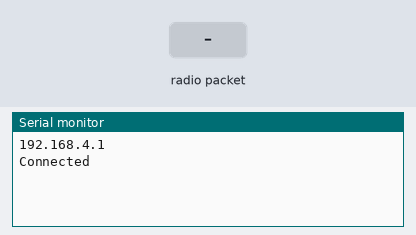
Simulated run of this program. Board: ESP32-S3. Shown: the last lines printed to the serial monitor. The test bench sets the inputs (shaded band). No radio packets arrive unless stated.

Above: at 1.2 s.
1.3 s: radio packet "1" arrives
At 1.8 s:
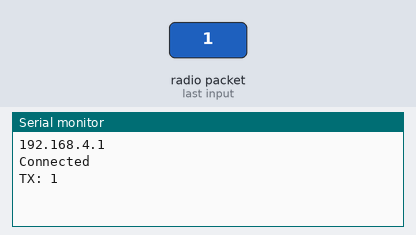
2.8 s: radio packet "0" arrives
At 4.1 s:
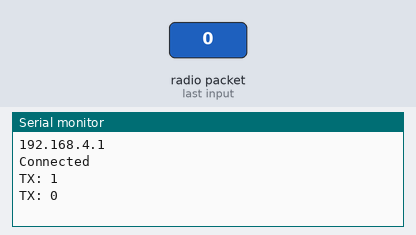

Measured:
- after the input at 1.3 s, the serial monitor: prints a new line at once (image 1)
- after the input at 2.8 s, the serial monitor: prints a new line at once (image 2)

The program:

main.cpp
```cpp
#include <SPI.h>
#include <Wire.h>
#include <WiFi.h>
#include <LoRa.h>
#include <WebServer.h>

#define NODE_ID 1

const char* ssid = "TRANSMITTER";
const char* password = "Boboiboy123";

#define NSS 4
#define RST 8
#define DIO0 9
#define SCK 7
#define MISO 6
#define MOSI 5
#define FREQUENCY 433E6

WebServer server(80);
String chatHistory = "";
bool lora_ok = false;

//=======WEB======
void handleRoot(){
  //Start and end of a raw string
  String html = R"rawliteral(
    <html>
    <head>
    <!-- Screen specification: space for interface the  width = screen width; scale = 100% -->
    <meta name = "viewport" content = "width=device-width, initial-scale=1">
    <style>
  <!-- Interface -->
      body {
        font-family:Arial;
        background:#111;
        color:#fff;
        }
      .chat {
        max-height:300px;
        overflow-y:auto;
        border:1px solid #444;
        padding:10px; }
      .msgA {
        color:#0f0;
        }
      .msgB {
        color:#0ff;
        }
      input {
        width:70%;
        padding:8px;
        }
      button {
        padding:8px;
        }
    </style>
    </head>
    <body>

  <!-- Heading of website for TRANSMITTER== -->
    <h2>LoRa Chat - TRANSMITTER </h2>
    <p style='font-size:16px;'>
    <a href='https://youtube.com/@veritasium' style='color:white;'>
    Youtube.com/Veritasium</a>
    </p>

  <!-- Texting interface, typing area, sending button -->
    <!-- Create empty space <div> for message -->
    <div class="chat" id="chat"></div>

    <!-- Message -->
    <input id="msg" placeholder="Type message">

    <!-- When clicking button, Java send back to sendMsg function -->
    <button onclick="sendMsg()">Send</button>

    <script>
    function loadChat(){
      <!-- Sending request for esp32, waiting for respond -->
      fetch('/get').then(function(response){
        return response.text();
        }).then(function(data){
        document.getElementById('chat').innerHTML = data;

      <!-- Save chatbox in a variable -->
      var chatBox = document.getElementById('chat');

      <!-- Autmatically scrolling down -->
      chatBox.scrollTop = chatBox.scrollHeight;
        }
      );
    }

    function sendMsg(){
      <!-- Variable m contains text when user type -->
      let m = document.getElementById('msg').value;
      fetch('/send?msg=' + encodeURIComponent(m));
    }

    <!-- Call loadChat every second -->
    setInterval(loadChat, 1000);
    </script>

    </body>
    </html>
    )rawliteral";

    //Send web to html: statusCode, contentType, content);
    server.send(200, "text/html", html);
}

//Send
void handleSend(){
  //Take messege
  String msg = server.arg("msg");

  if (lora_ok){
    LoRa.beginPacket();
    LoRa.print("Transmitter:" + msg);
    LoRa.endPacket();
  }

  chatHistory += "<div class='msgB'>Transmitter: " + msg + "</div>";
  server.send(200, "text/plain", "OK");
}

//GET CHAT
void handleGet(){
  server.send(200, "text/html", chatHistory);
}

void setup() {
  // put your setup code here, to run once:
  Serial.begin(115200);

  WiFi.softAP(ssid, password);
  Serial.println(WiFi.softAPIP());

  SPI.begin(SCK, MISO, MOSI, NSS);
  LoRa.setPins(NSS, RST, DIO0);

  if(LoRa.begin(FREQUENCY)){
    lora_ok = true;
    Serial.println("Connected");
  }else{
    Serial.println("Disconnected");
  }

  //Run handleRoot when accessing to link
  server.on("/", handleRoot);
  //Run handleSend when accessing /send
  server.on("/send", handleSend);
  server.on("/get", handleGet);
  //Restart web server
  server.begin();
}

void loop() {
  //Check if web have send request to esp32 or not
  server.handleClient();

  if(lora_ok){
    //Checking new packet
    int packetSize = LoRa.parsePacket();
    if (packetSize){
      String msg = "";
      while (LoRa.available())
        msg += (char)LoRa.read();
      chatHistory += "<div class='msgA'>" + msg + "</div>";
      Serial.println("TX: " + msg);
    }
  }
}
```
